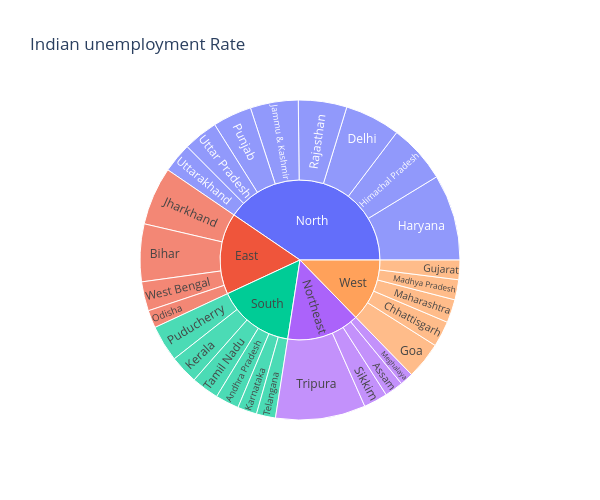

The notebook cell this image was saved under:
### Markdown cell above
### 4.3.5  Sunburst Chart: Regional & State Unemployment & Labour Participation Rates in India:

### Code cell
unemploment = final_unemp_df[["general_region",'unemployment_rate','state']]
figure = px.sunburst(unemploment, path=["general_region","state"], 
                     values='unemployment_rate',
                     width=600, height=500,  
                     title="Indian unemployment Rate")
figure.show()

### Figure 1 — Plotly figure (JSON) as saved in the notebook; plotly's stock layout.template omitted (floating-point values rounded to 4 significant figures)
{"data": [{"branchvalues": "total", "domain": {"x": [0, 1], "y": [0, 1]}, "hovertemplate": "labels=%{label}<br>unemployment_rate=%{value}<br>parent=%{parent}<br>id=%{id}<extra></extra>", "ids": ["South/Andhra Pradesh", "Northeast/Assam", "East/Bihar", "West/Chhattisgarh", "North/Delhi", "West/Goa", "West/Gujarat", "North/Haryana", "North/Himachal Pradesh", "North/Jammu & Kashmir", "East/Jharkhand", "South/Karnataka", "South/Kerala", "West/Madhya Pradesh", "West/Maharashtra", "Northeast/Meghalaya", "East/Odisha", "South/Puducherry", "North/Punjab", "North/Rajasthan", "Northeast/Sikkim", "South/Tamil Nadu", "South/Telangana", "Northeast/Tripura", "North/Uttar Pradesh", "North/Uttarakhand", "East/West Bengal", "East", "North", "Northeast", "South", "West"], "labels": ["Andhra Pradesh", "Assam", "Bihar", "Chhattisgarh", "Delhi", "Goa", "Gujarat", "Haryana", "Himachal Pradesh", "Jammu & Kashmir", "Jharkhand", "Karnataka", "Kerala", "Madhya Pradesh", "Maharashtra", "Meghalaya", "Odisha", "Puducherry", "Punjab", "Rajasthan", "Sikkim", "Tamil Nadu", "Telangana", "Tripura", "Uttar Pradesh", "Uttarakhand", "West Bengal", "East", "North", "Northeast", "South", "West"], "name": "", "parents": ["South", "Northeast", "East", "West", "North", "West", "West", "North", "North", "North", "East", "South", "South", "West", "West", "Northeast", "East", "South", "North", "North", "Northeast", "South", "South", "Northeast", "North", "North", "East", "", "", "", "", ""], "type": "sunburst", "values": [125.3, 99.22, 305.8, 137.0, 294.1, 196.4, 103.6, 457.2, 313.2, 254.3, 309.3, 102.6, 151.4, 106.8, 123.5, 70.76, 93.91, 193.0, 206.9, 257.1, 126.8, 146.4, 101.3, 477.5, 184.5, 158.0, 154.9, 863.9, 2125.0, 774.3, 819.9, 667.3]}], "layout": {"height": 500, "legend": {"tracegroupgap": 0}, "title": {"text": "Indian unemployment Rate"}, "width": 600}}
